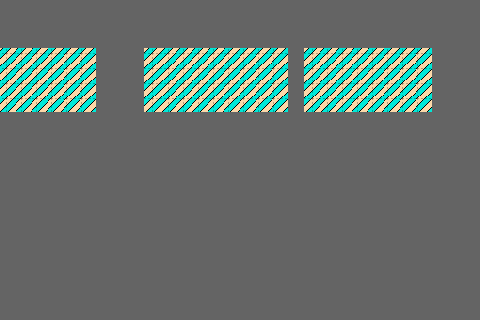

A level layout from a 2D game, rendered from its tile map. Below: a short description, then the map file with its tile-grid data intact:
An orthogonal 30x20 tile map with 16x16 px tiles, 1 tile layer (Tile Layer 1).

<map version="1.10" tiledversion="1.10.2" orientation="orthogonal" renderorder="right-down" width="30" height="20" tilewidth="16" tileheight="16" infinite="0" backgroundcolor="#646464" nextlayerid="2" nextobjectid="1">
 <tileset firstgid="1" name="map1" tilewidth="16" tileheight="16" spacing="1" margin="1" tilecount="1350" columns="45">
  <image source="map1.png" width="768" height="512" />
 </tileset>
 <layer id="1" name="Tile Layer 1" width="30" height="20">
  <data encoding="csv">
0,0,0,0,0,0,0,0,0,0,0,0,0,0,0,0,0,0,0,0,0,0,0,0,0,0,0,0,0,0,
0,0,0,0,0,0,0,0,0,0,0,0,0,0,0,0,0,0,0,0,0,0,0,0,0,0,0,0,0,0,
0,0,0,0,0,0,0,0,0,0,0,0,0,0,0,0,0,0,0,0,0,0,0,0,0,0,0,0,0,0,
476,477,478,479,480,481,0,0,0,474,474,475,476,477,478,479,480,481,0,474,475,476,477,478,479,480,481,0,0,0,
521,522,523,524,525,526,0,0,0,519,519,520,521,522,523,524,525,526,0,519,520,521,522,523,524,525,526,0,0,0,
566,567,568,569,570,571,0,0,0,564,564,565,566,567,568,569,570,571,0,564,565,566,567,568,569,570,571,0,0,0,
611,612,613,614,615,616,0,0,0,609,609,610,611,612,613,614,615,616,0,609,610,611,612,613,614,615,616,0,0,0,
0,0,0,0,0,0,0,0,0,0,0,0,0,0,0,0,0,0,0,0,0,0,0,0,0,0,0,0,0,0,
0,0,0,0,0,0,0,0,0,0,0,0,0,0,0,0,0,0,0,0,0,0,0,0,0,0,0,0,0,0,
0,0,0,0,0,0,0,0,0,0,0,0,0,0,0,0,0,0,0,0,0,0,0,0,0,0,0,0,0,0,
0,0,0,0,0,0,0,0,0,0,0,0,0,0,0,0,0,0,0,0,0,0,0,0,0,0,0,0,0,0,
0,0,0,0,0,0,0,0,0,0,0,0,0,0,0,0,0,0,0,0,0,0,0,0,0,0,0,0,0,0,
0,0,0,0,0,0,0,0,0,0,0,0,0,0,0,0,0,0,0,0,0,0,0,0,0,0,0,0,0,0,
0,0,0,0,0,0,0,0,0,0,0,0,0,0,0,0,0,0,0,0,0,0,0,0,0,0,0,0,0,0,
0,0,0,0,0,0,0,0,0,0,0,0,0,0,0,0,0,0,0,0,0,0,0,0,0,0,0,0,0,0,
0,0,0,0,0,0,0,0,0,0,0,0,0,0,0,0,0,0,0,0,0,0,0,0,0,0,0,0,0,0,
0,0,0,0,0,0,0,0,0,0,0,0,0,0,0,0,0,0,0,0,0,0,0,0,0,0,0,0,0,0,
0,0,0,0,0,0,0,0,0,0,0,0,0,0,0,0,0,0,0,0,0,0,0,0,0,0,0,0,0,0,
0,0,0,0,0,0,0,0,0,0,0,0,0,0,0,0,0,0,0,0,0,0,0,0,0,0,0,0,0,0,
0,0,0,0,0,0,0,0,0,0,0,0,0,0,0,0,0,0,0,0,0,0,0,0,0,0,0,0,0,0
</data>
 </layer>
</map>
